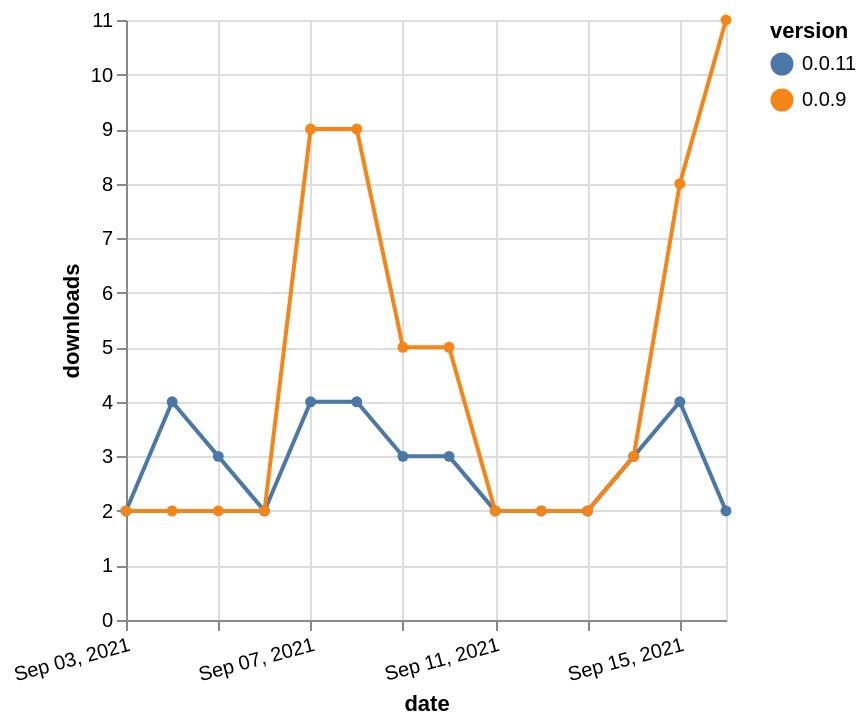

The specification (Vega-Lite) saved for this image:
### Vega-Lite specification from a JSON file in a GitHub repository (floating-point values rounded to 4 significant figures)
{"$schema": "https://vega.github.io/schema/vega-lite/v5.json", "description": "A simple bar chart with embedded data.", "data": {"values": [{"date": "2021-09-03", "total": 650, "delta": 2, "version": "0.0.11"}, {"date": "2021-09-04", "total": 654, "delta": 4, "version": "0.0.11"}, {"date": "2021-09-05", "total": 657, "delta": 3, "version": "0.0.11"}, {"date": "2021-09-06", "total": 659, "delta": 2, "version": "0.0.11"}, {"date": "2021-09-07", "total": 663, "delta": 4, "version": "0.0.11"}, {"date": "2021-09-08", "total": 667, "delta": 4, "version": "0.0.11"}, {"date": "2021-09-09", "total": 670, "delta": 3, "version": "0.0.11"}, {"date": "2021-09-10", "total": 673, "delta": 3, "version": "0.0.11"}, {"date": "2021-09-11", "total": 675, "delta": 2, "version": "0.0.11"}, {"date": "2021-09-12", "total": 677, "delta": 2, "version": "0.0.11"}, {"date": "2021-09-13", "total": 679, "delta": 2, "version": "0.0.11"}, {"date": "2021-09-14", "total": 682, "delta": 3, "version": "0.0.11"}, {"date": "2021-09-15", "total": 686, "delta": 4, "version": "0.0.11"}, {"date": "2021-09-16", "total": 688, "delta": 2, "version": "0.0.11"}, {"date": "2021-09-03", "total": 5735, "delta": 2, "version": "0.0.9"}, {"date": "2021-09-04", "total": 5737, "delta": 2, "version": "0.0.9"}, {"date": "2021-09-05", "total": 5739, "delta": 2, "version": "0.0.9"}, {"date": "2021-09-06", "total": 5741, "delta": 2, "version": "0.0.9"}, {"date": "2021-09-07", "total": 5750, "delta": 9, "version": "0.0.9"}, {"date": "2021-09-08", "total": 5759, "delta": 9, "version": "0.0.9"}, {"date": "2021-09-09", "total": 5764, "delta": 5, "version": "0.0.9"}, {"date": "2021-09-10", "total": 5769, "delta": 5, "version": "0.0.9"}, {"date": "2021-09-11", "total": 5771, "delta": 2, "version": "0.0.9"}, {"date": "2021-09-12", "total": 5773, "delta": 2, "version": "0.0.9"}, {"date": "2021-09-13", "total": 5775, "delta": 2, "version": "0.0.9"}, {"date": "2021-09-14", "total": 5778, "delta": 3, "version": "0.0.9"}, {"date": "2021-09-15", "total": 5786, "delta": 8, "version": "0.0.9"}, {"date": "2021-09-16", "total": 5797, "delta": 11, "version": "0.0.9"}]}, "width": "container", "mark": {"type": "line", "point": {"filled": true}}, "encoding": {"x": {"field": "date", "type": "temporal", "timeUnit": "yearmonthdate", "title": "date", "axis": {"labelAngle": -15}}, "y": {"field": "delta", "type": "quantitative", "title": "downloads"}, "color": {"field": "version", "type": "nominal"}, "tooltip": {"field": "delta"}}}
